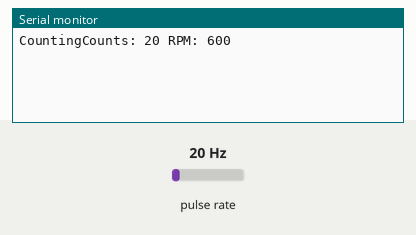
The sketch below on a simulated ESP8266 (NodeMCU). Shown: the last lines printed to the serial monitor. Wiring (inferred from the names in the program): pulse sensor: data GPIO 4. The inputs (shaded band) are chosen by the test bench; at power-on: pulse rate 20 Hz.

Above: at 2.2 s.
2.3 s: pulse rate (sensor on GPIO 4) set to 4 Hz
At 3.6 s:
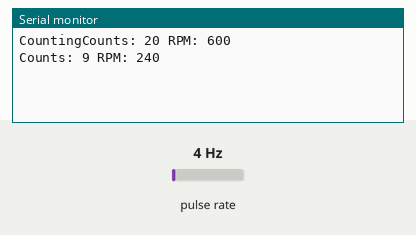
3.8 s: pulse rate (sensor on GPIO 4) set to 50 Hz
At 4.8 s:
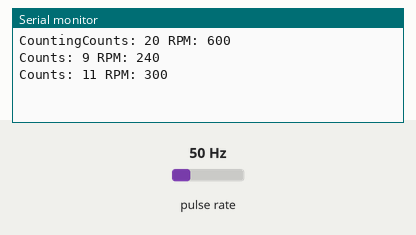
Timing chart, 0 to 6.8 s (numbered marks = the images above; inputs shaded):
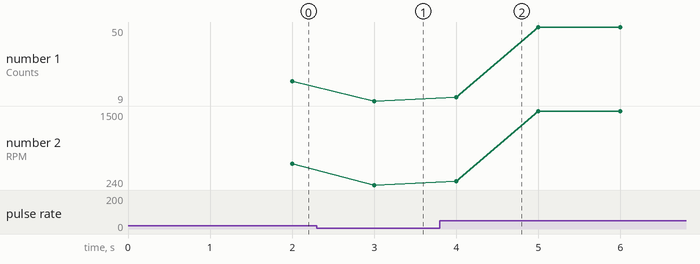

The sketch:

rpm_calc.ino
```cpp
const int SensorPin = 4;
/* NodeMCU PWM-Pins
  D1  5
  D2  4
  D3  0
  D4  2
  D5  14
  D6  12
  D7  13
  D8  15
*/

int InterruptCounter, rpm;

void ICACHE_RAM_ATTR countup();

void setup(){
  delay(1000);
  Serial.begin(9600);
  Serial.print("Counting");

  pinMode(SensorPin, INPUT);
}

void loop() {
  meassure();
}

void meassure() {
  InterruptCounter = 0;
  attachInterrupt(digitalPinToInterrupt(SensorPin), countup, RISING);
  delay(1000);
  detachInterrupt(digitalPinToInterrupt(SensorPin));
  rpm = (InterruptCounter / 2) * 60;
  display_rpm();
}

void ICACHE_RAM_ATTR countup() {
  InterruptCounter++;
}

void display_rpm() {
  Serial.print("Counts: ");
  Serial.print(InterruptCounter, 1);
  Serial.print(" RPM: ");
  Serial.println(rpm);
}
```

Measured:
- after the input at 2.3 s, the serial monitor: prints a new line after 0.70 s (image 1)
- after the input at 3.8 s, the serial monitor: prints a new line after 0.20 s (image 2)
- plotted number 1: 20 → 9 after the input at 2.3 s, 9 → 50 after the input at 3.8 s
- plotted number 2: 600 → 240 after the input at 2.3 s, 240 → 1500 after the input at 3.8 s
